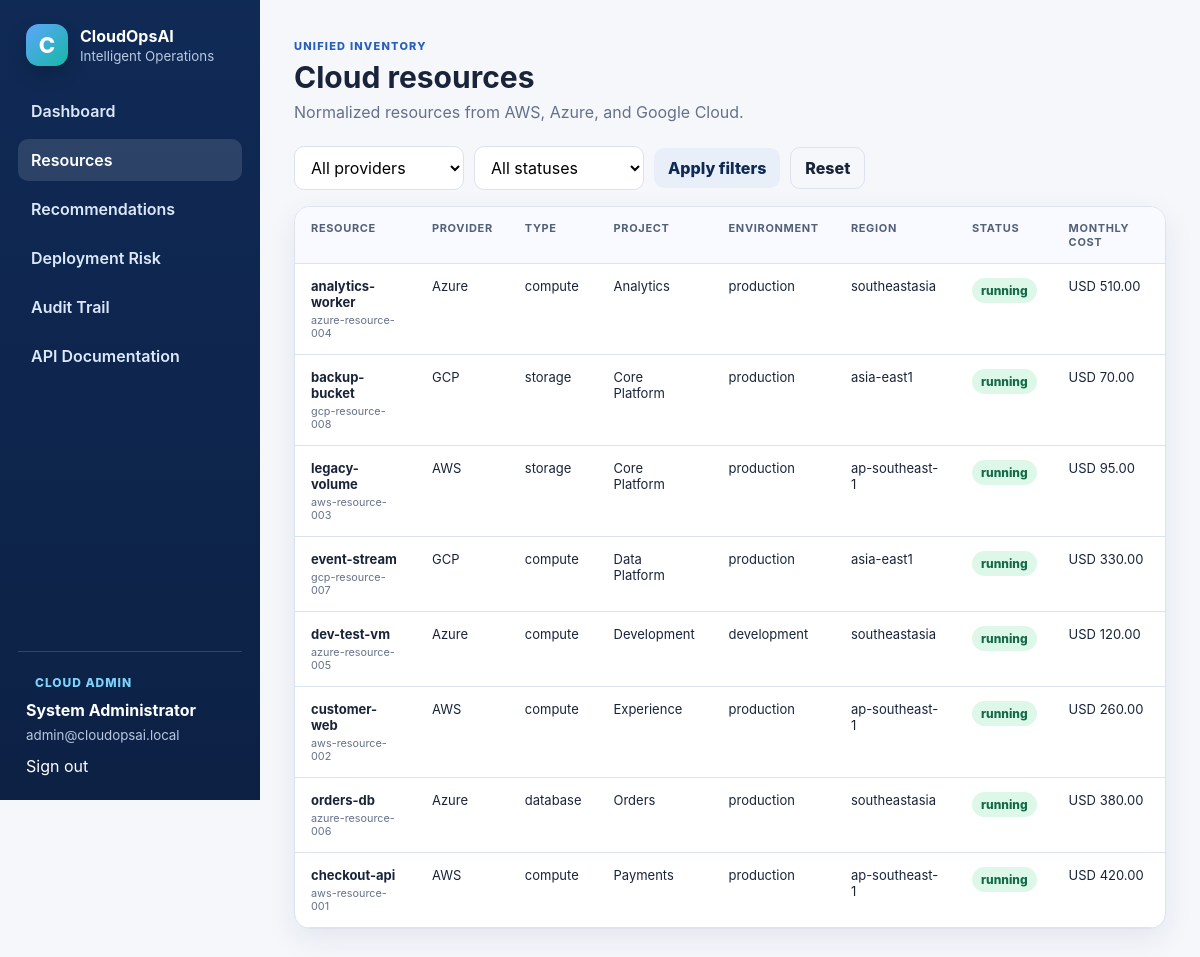
/resources (signed in), run on the app's committed database.
### app/models.py (models this page shows)
class User(Base):
    __tablename__ = "users"
    id: Mapped[int] = mapped_column(primary_key=True)
    organization_id: Mapped[int] = mapped_column(ForeignKey("organizations.id"), index=True)
    full_name: Mapped[str] = mapped_column(String(120))
    email: Mapped[str] = mapped_column(String(180), unique=True, index=True)
    role: Mapped[str] = mapped_column(String(40), default="cloud_engineer", index=True)
    password_hash: Mapped[str] = mapped_column(String(300))
    is_active: Mapped[bool] = mapped_column(Boolean, default=True)
    created_at: Mapped[datetime] = mapped_column(DateTime, default=utcnow)
    organization: Mapped[Organization] = relationship(back_populates="users")

class CloudResource(Base):
    __tablename__ = "cloud_resources"
    id: Mapped[int] = mapped_column(primary_key=True)
    organization_id: Mapped[int] = mapped_column(ForeignKey("organizations.id"), index=True)
    cloud_account_id: Mapped[int] = mapped_column(ForeignKey("cloud_accounts.id"), index=True)
    native_id: Mapped[str] = mapped_column(String(140), unique=True, index=True)
    name: Mapped[str] = mapped_column(String(140), index=True)
    resource_type: Mapped[str] = mapped_column(String(50), index=True)
    region: Mapped[str] = mapped_column(String(80), index=True)
    status: Mapped[str] = mapped_column(String(30), default="running", index=True)
    owner: Mapped[str] = mapped_column(String(120), default="Platform Team")
    project: Mapped[str] = mapped_column(String(100), default="Core Platform", index=True)
    environment: Mapped[str] = mapped_column(String(30), default="production", index=True)
    cpu_capacity: Mapped[float] = mapped_column(Float, default=2.0)
    memory_gb: Mapped[float] = mapped_column(Float, default=4.0)
    monthly_cost: Mapped[float] = mapped_column(Float, default=0.0)
    created_at: Mapped[datetime] = mapped_column(DateTime, default=utcnow)
    last_seen_at: Mapped[datetime] = mapped_column(DateTime, default=utcnow)
    account: Mapped[CloudAccount] = relationship(back_populates="resources")
    telemetry: Mapped[list[TelemetryMetric]] = relationship(back_populates="resource", cascade="all, delete-orphan")
    costs: Mapped[list[CostRecord]] = relationship(back_populates="resource", cascade="all, delete-orphan")
    recommendations: Mapped[list[Recommendation]] = relationship(back_populates="resource")

class CloudAccount(Base):
    __tablename__ = "cloud_accounts"
    id: Mapped[int] = mapped_column(primary_key=True)
    organization_id: Mapped[int] = mapped_column(ForeignKey("organizations.id"), index=True)
    provider: Mapped[str] = mapped_column(String(30), index=True)
    account_name: Mapped[str] = mapped_column(String(120))
    region: Mapped[str] = mapped_column(String(80))
    credential_ref: Mapped[str] = mapped_column(String(200), default="vault://demo/read-only")
    status: Mapped[str] = mapped_column(String(30), default="connected")
    last_sync_at: Mapped[datetime | None] = mapped_column(DateTime, nullable=True)
    organization: Mapped[Organization] = relationship(back_populates="accounts")
    resources: Mapped[list[CloudResource]] = relationship(back_populates="account")

### app/routers/pages.py (the view)
@router.get("/resources")
def resources_page(
    request: Request,
    provider: str = Query(default=""),
    status: str = Query(default=""),
    db: Session = Depends(get_db),
):
    user = _page_user(request, db)
    if not user:
        return RedirectResponse("/login", status_code=303)
    query = (
        select(CloudResource)
        .where(CloudResource.organization_id == user.organization_id)
        .options(selectinload(CloudResource.account))
        .order_by(CloudResource.project, CloudResource.name)
    )
    if provider:
        query = query.join(CloudAccount).where(CloudAccount.provider == provider)
    if status:
        query = query.where(CloudResource.status == status)
    rows = db.scalars(query).all()
    providers = db.scalars(
        select(CloudAccount.provider).where(CloudAccount.organization_id == user.organization_id).distinct()
    ).all()
    return templates.TemplateResponse(
        request=request,
        name="resources.html",
        context=_base_context(
            request,
            user,
            resources=rows,
            providers=providers,
            selected_provider=provider,
            selected_status=status,
        ),
    )

### app/templates/resources.html (shortened to what this page needs)
{% extends "base.html" %}
{% block content %}
<header class="page-header"><div><span class="eyebrow">Unified inventory</span><h1>Cloud resources</h1><p>Normalized resources from AWS, Azure, and Google Cloud.</p></div></header>
<form class="filter-bar" method="get">
  <select name="provider"><option value="">All providers</option>{% for item in providers %}<option value="{{ item }}" {% if item == selected_provider %}selected{% endif %}>{{ item }}</option>{% endfor %}</select>
  <select name="status"><option value="">All statuses</option></select>
  <button class="button secondary">Apply filters</button><a class="button ghost" href="/resources">Reset</a>
</form>
<div class="panel table-panel">
<table>
  <thead><tr><th>Resource</th><th>Provider</th><th>Type</th><th>Project</th><th>Environment</th><th>Region</th><th>Status</th><th>Monthly cost</th></tr></thead>
  <tbody>
  {% for resource in resources %}
    <tr><td><strong>{{ resource.name }}</strong><small>{{ resource.native_id }}</small></td><td>{{ resource.account.provider }}</td><td>{{ resource.resource_type }}</td><td>{{ resource.project }}</td><td>{{ resource.environment }}</td><td>{{ resource.region }}</td><td><span class="status {{ resource.status }}">{{ resource.status }}</span></td><td>USD {{ '%.2f'|format(resource.monthly_cost) }}</td></tr>
  {% else %}<tr><td colspan="8" class="empty">No matching resources.</td></tr>{% endfor %}
  </tbody>
</table>
</div>
{% endblock %}

### app/templates/base.html (shortened to what this page needs)
<!doctype html>
<html lang="en">
<head>
  <link rel="stylesheet" href="{{ url_for('static', path='css/style.css') }}">
</head>
<body>
  <div class="app-shell">
    <aside class="sidebar">
      <a class="brand" href="/dashboard">
        <span class="brand-mark">C</span>
        <span><strong>CloudOpsAI</strong><small>Intelligent Operations</small></span>
      </a>
      <nav>
        <a class="{% if request.url.path == '/dashboard' %}active{% endif %}" href="/dashboard">Dashboard</a>
        <a class="{% if request.url.path == '/resources' %}active{% endif %}" href="/resources">Resources</a>
        <a class="{% if request.url.path == '/recommendations' %}active{% endif %}" href="/recommendations">Recommendations</a>
        <a class="{% if request.url.path == '/deployments' %}active{% endif %}" href="/deployments">Deployment Risk</a>
        {% if user.role in ['cloud_admin', 'security_analyst'] %}
        <a class="{% if request.url.path == '/audits' %}active{% endif %}" href="/audits">Audit Trail</a>
        {% endif %}
        <a href="/docs" target="_blank">API Documentation</a>
      </nav>
      <div class="sidebar-footer">
        <span class="role-badge">{{ user.role|replace('_', ' ')|title }}</span>
        <strong>{{ user.full_name }}</strong>
        <small>{{ user.email }}</small>
        <a href="/logout">Sign out</a>
      </div>
    </aside>
    <main class="main-content">
      {% block content %}{% endblock %}
    </main>
  </div>
</body>
</html>

### app/static/css/style.css (style rules this page uses)
:root { --navy:#102a56;--blue:#285fbe;--blue2:#3a7bd5;--teal:#159a97;--green:#18865c;--red:#bd3f4a;--amber:#ad6a00;--ink:#19243a;--muted:#65718a;--line:#dce3ef;--bg:#f5f7fb;--card:#fff;--shadow:0 10px 30px rgba(20,42,86,.08) }
* { box-sizing:border-box }
body { margin:0;font-family:Inter,Segoe UI,Arial,sans-serif;color:var(--ink);background:var(--bg) }
a { color:var(--blue);text-decoration:none }
button,input,select { font:inherit }
.app-shell { display:grid;grid-template-columns:260px 1fr;min-height:100vh }
.sidebar { background:linear-gradient(180deg,#102a56,#0c2144);color:#fff;padding:24px 18px;display:flex;flex-direction:column;position:sticky;top:0;height:100vh }
.brand { display:flex;gap:12px;align-items:center;color:#fff;padding:0 8px 24px }
.brand-mark { display:grid;place-items:center;width:42px;height:42px;border-radius:13px;background:linear-gradient(135deg,#60a5fa,#14b8a6);font-weight:800;font-size:22px;color:white;box-shadow:0 8px 18px rgba(0,0,0,.18) }
.brand span:last-child { display:flex;flex-direction:column }
.brand small,.sidebar-footer small { color:#b9c8e0;margin-top:2px }
.sidebar nav { display:grid;gap:7px }
.sidebar nav a { color:#dce8fa;padding:11px 13px;border-radius:10px;font-weight:600 }
.sidebar nav a:hover,.sidebar nav a.active { background:rgba(255,255,255,.12);color:#fff }
.sidebar-footer { margin-top:auto;border-top:1px solid rgba(255,255,255,.16);padding:18px 8px 0;display:flex;flex-direction:column;gap:5px }
.sidebar-footer a { color:#fff;margin-top:8px }
.role-badge { font-size:11px;text-transform:uppercase;letter-spacing:.08em;color:#7dd3fc }
.main-content { padding:34px;max-width:1500px;width:100%;margin:0 auto }
.page-header { display:flex;justify-content:space-between;align-items:flex-start;gap:20px;margin-bottom:24px }
.page-header h1 { font-size:30px;margin:5px 0 7px }
.page-header p,.panel-heading p { color:var(--muted);margin:0 }
.eyebrow { text-transform:uppercase;letter-spacing:.11em;font-weight:800;font-size:11px;color:var(--blue) }
.metric-card,.panel,.recommendation-card { background:var(--card);border:1px solid var(--line);border-radius:16px;box-shadow:var(--shadow) }
.panel { padding:20px }
.pill,.status,.risk,.role-badge { display:inline-flex;align-items:center;border-radius:999px;padding:5px 9px;font-size:12px;font-weight:800 }
.status.approved,.status.executed,.status.verified,.status.running { background:#ddf8e9;color:#146a48 }
.button { border:0;border-radius:10px;padding:10px 14px;font-weight:800;cursor:pointer;display:inline-flex;align-items:center;justify-content:center }
.button.secondary { background:#e9eff8;color:var(--navy) }
.button.ghost { background:transparent;border:1px solid var(--line);color:var(--ink) }
.filter-bar { display:flex;gap:10px;margin-bottom:16px;align-items:center }
.filter-bar select,.stack-form input { background:#fff;border:1px solid var(--line);border-radius:10px;padding:10px 12px;min-width:170px }
.table-panel { padding:0;overflow:auto }
table { width:100%;border-collapse:collapse;min-width:850px }
th,td { text-align:left;padding:14px 16px;border-bottom:1px solid var(--line);font-size:13px;vertical-align:top }
th { background:#f8faff;color:#536079;text-transform:uppercase;letter-spacing:.06em;font-size:11px }
td small { display:block;color:var(--muted);margin-top:4px }

### data on the page
User: role "CLOUD ADMIN", full_name "System Administrator", email "admin@cloudopsai.local"
CloudResource: name "analytics-worker", native_id "azure-resource-004", account.provider "Azure", resource_type "compute", project "Analytics", environment "production", region "southeastasia", status "running", monthly_cost "510.00"
CloudResource: name "backup-bucket", native_id "gcp-resource-008", account.provider "GCP", resource_type "storage", project "Core Platform", environment "production", region "asia-east1", status "running", monthly_cost "70.00"
CloudResource: name "legacy-volume", native_id "aws-resource-003", account.provider "AWS", resource_type "storage", project "Core Platform", environment "production", region "ap-southeast-1", status "running", monthly_cost "95.00"
CloudResource: name "event-stream", native_id "gcp-resource-007", account.provider "GCP", resource_type "compute", project "Data Platform", environment "production", region "asia-east1", status "running", monthly_cost "330.00"
CloudResource: name "dev-test-vm", native_id "azure-resource-005", account.provider "Azure", resource_type "compute", project "Development", environment "development", region "southeastasia", status "running", monthly_cost "120.00"
CloudResource: name "customer-web", native_id "aws-resource-002", account.provider "AWS", resource_type "compute", project "Experience", environment "production", region "ap-southeast-1", status "running", monthly_cost "260.00"
CloudResource: name "orders-db", native_id "azure-resource-006", account.provider "Azure", resource_type "database", project "Orders", environment "production", region "southeastasia", status "running", monthly_cost "380.00"
CloudResource: name "checkout-api", native_id "aws-resource-001", account.provider "AWS", resource_type "compute", project "Payments", environment "production", region "ap-southeast-1", status "running", monthly_cost "420.00"
